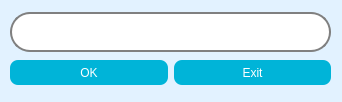
<?xml version="1.0" encoding="UTF-8"?>
<ui version="4.0">
 <class>DlgEditIndication</class>
 <widget class="QDialog" name="DlgEditIndication">
  <property name="geometry">
   <rect>
    <x>0</x>
    <y>0</y>
    <width>342</width>
    <height>102</height>
   </rect>
  </property>
  <property name="palette">
   <palette>
    <active>
     <colorrole role="Button">
      <brush brushstyle="SolidPattern">
       <color alpha="255">
        <red>226</red>
        <green>242</green>
        <blue>255</blue>
       </color>
      </brush>
     </colorrole>
     <colorrole role="Base">
      <brush brushstyle="SolidPattern">
       <color alpha="255">
        <red>226</red>
        <green>242</green>
        <blue>255</blue>
       </color>
      </brush>
     </colorrole>
     <colorrole role="Window">
      <brush brushstyle="SolidPattern">
       <color alpha="255">
        <red>226</red>
        <green>242</green>
        <blue>255</blue>
       </color>
      </brush>
     </colorrole>
    </active>
    <inactive>
     <colorrole role="Button">
      <brush brushstyle="SolidPattern">
       <color alpha="255">
        <red>226</red>
        <green>242</green>
        <blue>255</blue>
       </color>
      </brush>
     </colorrole>
     <colorrole role="Base">
      <brush brushstyle="SolidPattern">
       <color alpha="255">
        <red>226</red>
        <green>242</green>
        <blue>255</blue>
       </color>
      </brush>
     </colorrole>
     <colorrole role="Window">
      <brush brushstyle="SolidPattern">
       <color alpha="255">
        <red>226</red>
        <green>242</green>
        <blue>255</blue>
       </color>
      </brush>
     </colorrole>
    </inactive>
    <disabled>
     <colorrole role="Button">
      <brush brushstyle="SolidPattern">
       <color alpha="255">
        <red>226</red>
        <green>242</green>
        <blue>255</blue>
       </color>
      </brush>
     </colorrole>
     <colorrole role="Base">
      <brush brushstyle="SolidPattern">
       <color alpha="255">
        <red>226</red>
        <green>242</green>
        <blue>255</blue>
       </color>
      </brush>
     </colorrole>
     <colorrole role="Window">
      <brush brushstyle="SolidPattern">
       <color alpha="255">
        <red>226</red>
        <green>242</green>
        <blue>255</blue>
       </color>
      </brush>
     </colorrole>
    </disabled>
   </palette>
  </property>
  <property name="windowTitle">
   <string>Edit Indication</string>
  </property>
  <property name="styleSheet">
   <string notr="true">QDialog {
	background-color: #e2f2ff;
}

QPushButton {
	background-color: #00b4d8;
	color: white;
	border-radius: 8px;
	font-family: &quot;Raleway&quot;;
	font: 12px;
}

QPushButton::hover{
	border: 3px solid #0077b6;
}

QLineEdit {
	border: 2px  solid gray;
	border-radius: 20px;
	padding: 10px;
	font-family:  &quot;Raleway&quot;;
	font: 12px;

}</string>
  </property>
  <widget class="QWidget" name="layoutWidget">
   <property name="geometry">
    <rect>
     <x>10</x>
     <y>10</y>
     <width>321</width>
     <height>78</height>
    </rect>
   </property>
   <layout class="QVBoxLayout" name="lytMain">
    <item>
     <widget class="QLineEdit" name="ledIndication"/>
    </item>
    <item>
     <layout class="QHBoxLayout" name="lytButtons">
      <item>
       <widget class="QPushButton" name="btnOk">
        <property name="minimumSize">
         <size>
          <width>0</width>
          <height>25</height>
         </size>
        </property>
        <property name="text">
         <string>OK</string>
        </property>
       </widget>
      </item>
      <item>
       <widget class="QPushButton" name="btnExit">
        <property name="minimumSize">
         <size>
          <width>0</width>
          <height>25</height>
         </size>
        </property>
        <property name="styleSheet">
         <string notr="true"/>
        </property>
        <property name="text">
         <string>Exit</string>
        </property>
       </widget>
      </item>
     </layout>
    </item>
   </layout>
  </widget>
 </widget>
 <resources>
  <include location="../resource/resource.qrc"/>
 </resources>
 <connections/>
</ui>
